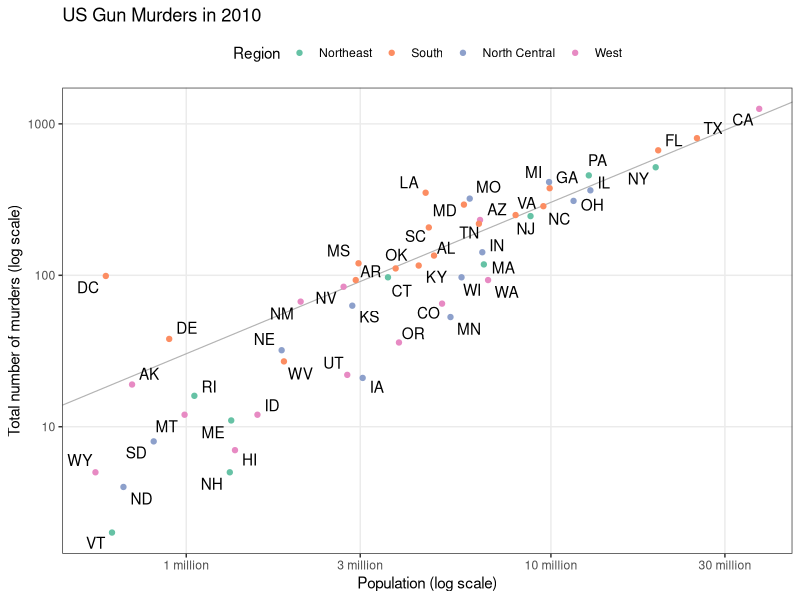
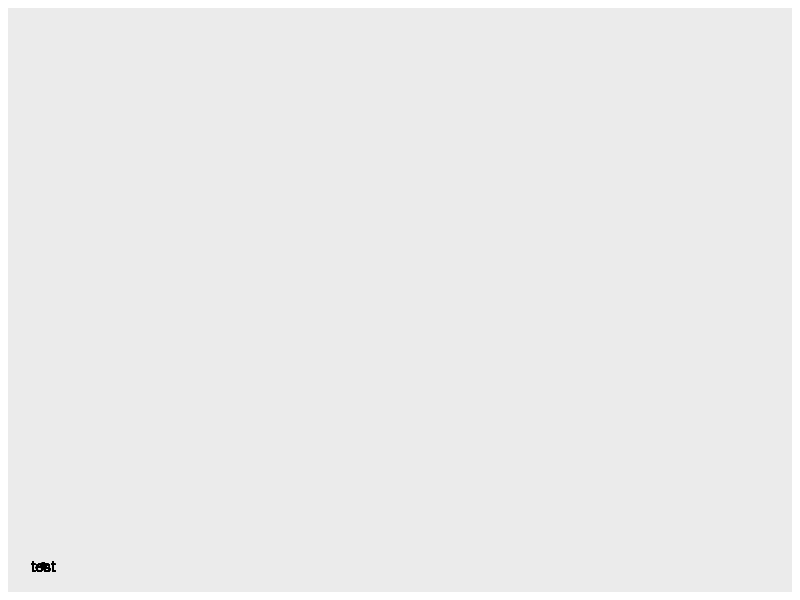
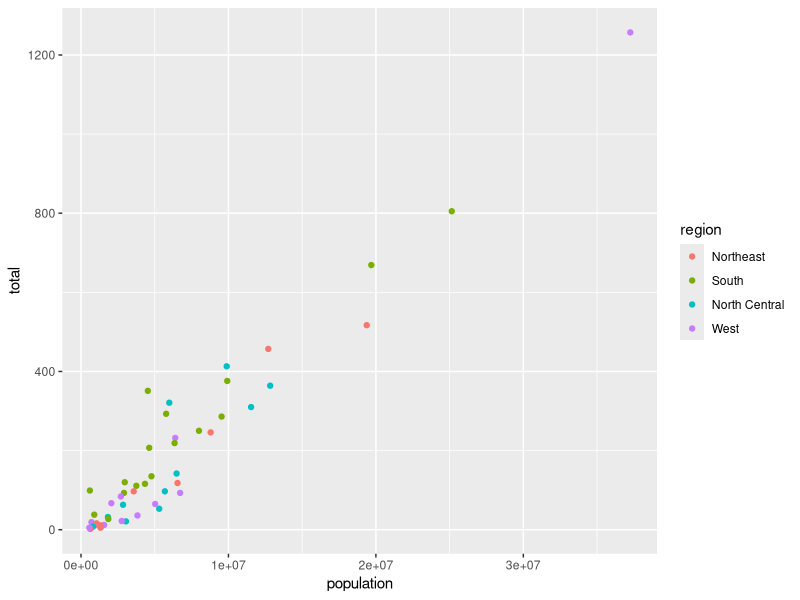
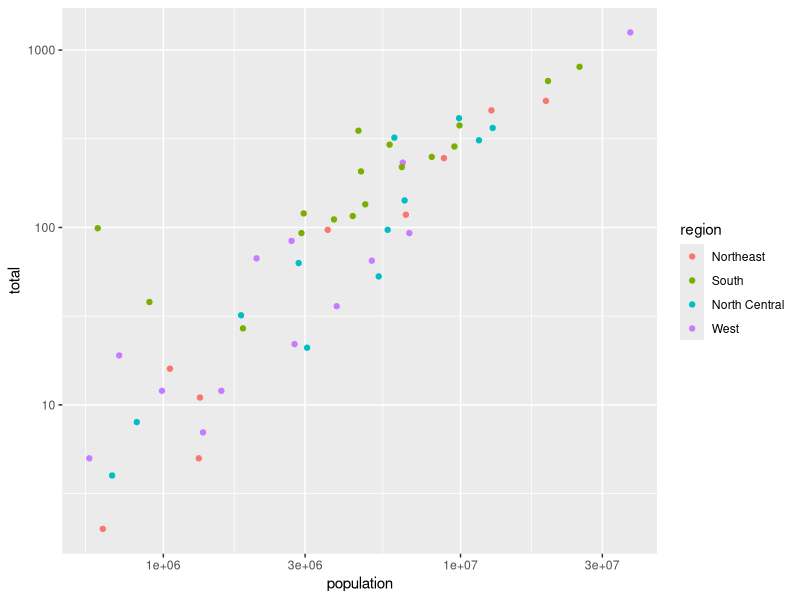
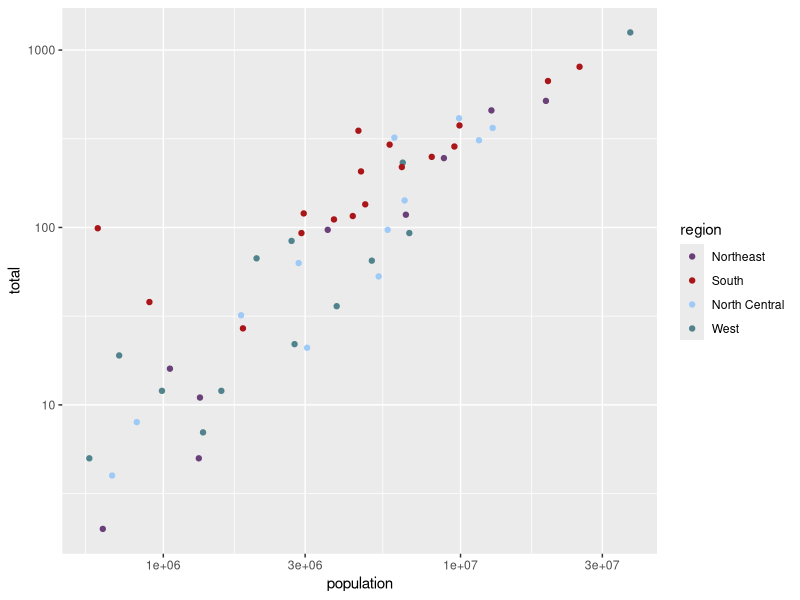
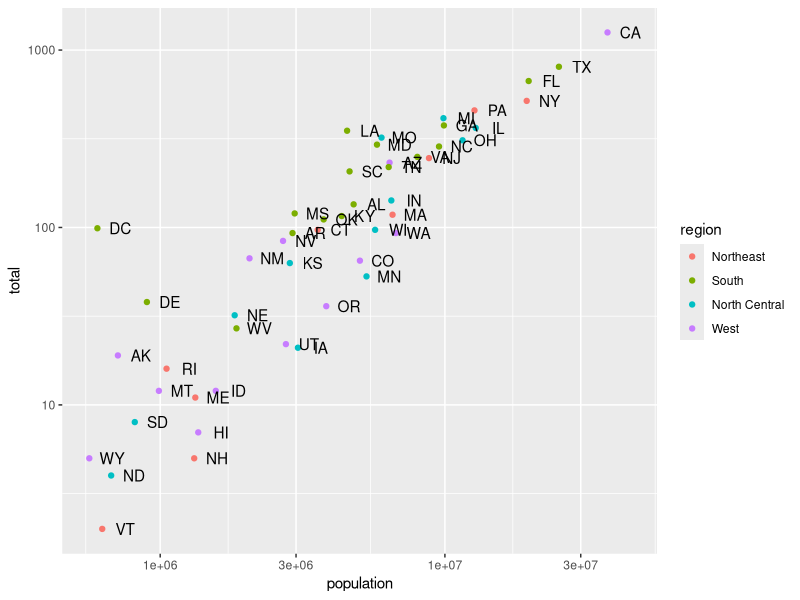
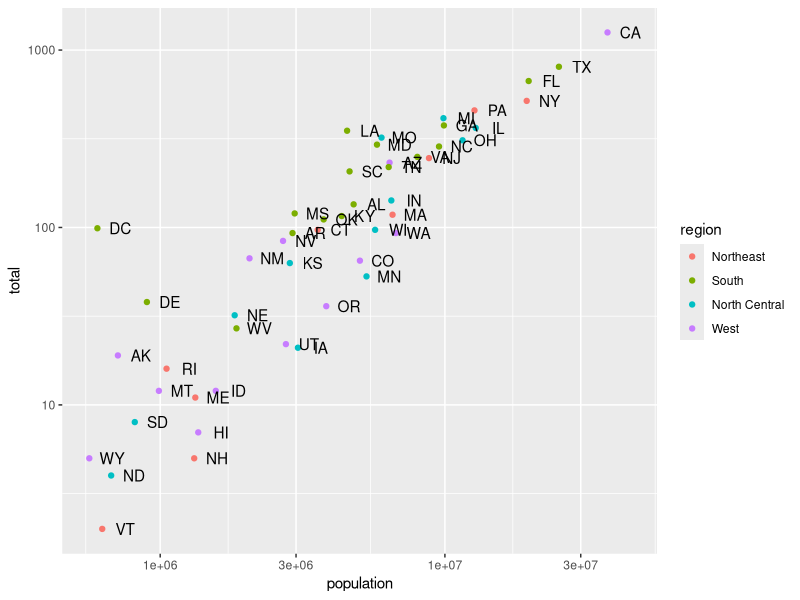
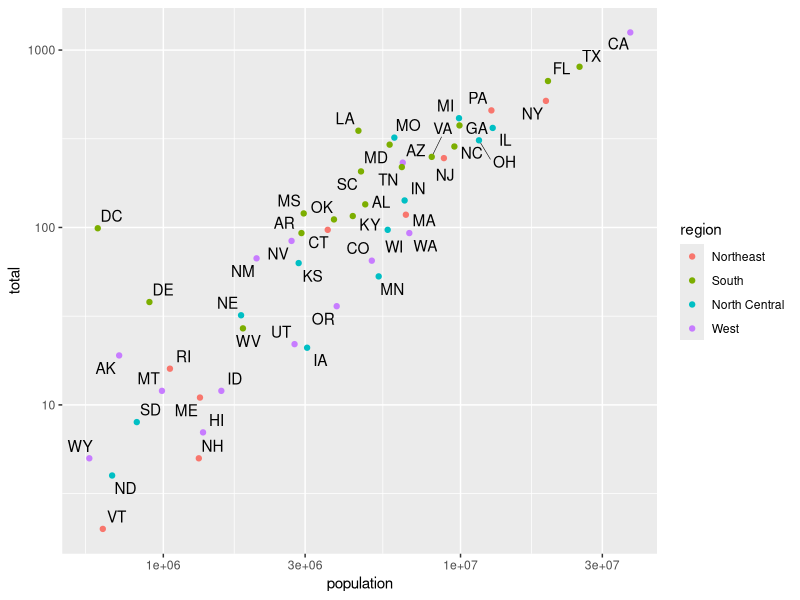

Write R code to recreate these figures, in order.
## ---- chunk 1
library("knitr")
knitr::opts_chunk$set(cache = FALSE, message = FALSE, warning = FALSE, echo = TRUE)
## ---- chunk 2
library("dplyr")
library("dslabs")
library("ggplot2")
library("ggrepel")
library("scales")
## ---- chunk 3
data(murders)
r <- murders %>% 
  summarize(rate = sum(total) /  sum(population)) %>%
  pull(rate)

ggplot(murders, aes(x = population, y = total)) +
  geom_abline(intercept = log10(r), size = 0.4, col = "#b3b3b3") +
  geom_text_repel(aes(label = abb), segment.size = 0.2) + # I moved it up so that the geom_point's appear on top of the lines
  geom_point(aes(col = region)) +
  scale_x_log10(labels = unit_format(unit = "million", scale = 1e-6)) + # used to convert scientific notation to readable labels
  scale_y_log10() +
  scale_color_brewer(palette = "Set2") +
  labs(
    x = "Population (log scale)",
    y = "Total number of murders (log scale)",
    color = "Region",
    title = "US Gun Murders in 2010"
  ) +
  theme_bw() +
  theme(
    legend.position = "top",
    panel.grid.minor = element_blank()
  )
## ---- chunk 4
data(murders)
head(murders)
## ---- chunk 5
non_tidy <- data.frame(t(murders))
colnames(non_tidy) <- non_tidy[1, ]
non_tidy <- non_tidy[-1, ]
non_tidy[, 1:6]
## ---- chunk 6
ggplot(murders) +
  geom_point(x = 0, y = 0) +
  geom_text(x = 0, y = 0, label = "test")
## ---- chunk 7
ggplot(murders) +
  geom_point(aes(x = population, y = total, col = region))
## ---- chunk 8
ggplot(murders) +
  geom_point(aes(x = population, y = total, col = region)) +
  scale_x_log10() +
  scale_y_log10()
## ---- chunk 9
ggplot(murders) +
  geom_point(aes(x = population, y = total, col = region)) +
  scale_x_log10() +
  scale_y_log10() +
  scale_color_manual(values = c("#6a4078", "#aa1518", "#9ecaf8", "#50838c")) # exercise: find better colors using https://imagecolorpicker.com/
## ---- chunk 10
ggplot(murders) +
  geom_point(aes(x = population, y = total, col = region)) +
  geom_text(
    aes(x = population, y = total, label = abb),
    nudge_x = 0.08 # what would happen if I remove this?
  ) +
  scale_x_log10() +
  scale_y_log10()
## ---- chunk 11
ggplot(murders, aes(x = population, y = total)) +
  geom_point(aes(col = region)) +
  geom_text(aes(label = abb), nudge_x = 0.08) +
  scale_x_log10() +
  scale_y_log10()
## ---- chunk 12
ggplot(murders, aes(x = population, y = total)) +
  geom_text_repel(aes(label = abb), segment.size = 0.2) + # I moved it up so that the geom_point's appear on top of the lines
  geom_point(aes(col = region)) +
  scale_x_log10() +
  scale_y_log10()
## ---- chunk 13
r <- murders %>% 
  summarize(rate = sum(total) /  sum(population)) %>%
  pull(rate)
r
## ---- chunk 14
ggplot(murders, aes(x = population, y = total)) +
  geom_abline(intercept = log10(r), size = 0.4, col = "#b3b3b3") +
  geom_text_repel(aes(label = abb), segment.size = 0.2) +
  geom_point(aes(col = region)) +
  scale_x_log10() +
  scale_y_log10()
## ---- chunk 15
ggplot(murders, aes(x = population, y = total)) +
  geom_abline(intercept = log10(r), size = 0.4, col = "#b3b3b3") +
  geom_text_repel(aes(label = abb), segment.size = 0.2) +
  geom_point(aes(col = region)) +
  scale_x_log10(labels = unit_format(unit = "million", scale = 1e-6)) + # used to convert scientific notation to readable labels
  scale_y_log10() +
  labs(
    x = "Population (log scale)",
    y = "Total number of murders (log scale)",
    color = "region",
    title = "US Gun Murders in 2010"
  ) +
  theme(legend.position = "top")
## ---- chunk 16
ggplot(murders, aes(x = population, y = total)) +
  geom_abline(intercept = log10(r), size = 0.4, col = "#b3b3b3") +
  geom_text_repel(aes(label = abb), segment.size = 0.2) +
  geom_point(aes(col = region)) +
  scale_x_log10(labels = unit_format(unit = "million", scale = 1e-6)) +
  scale_y_log10() +
  scale_color_brewer(palette = "Set2") +
  labs(
    x = "Population (log scale)",
    y = "Total number of murders (log scale)",
    color = "Region",
    title = "US Gun Murders in 2010"
  ) +
  theme_bw() +
  theme(
    legend.position = "top",
    panel.grid.minor = element_blank()
  )
